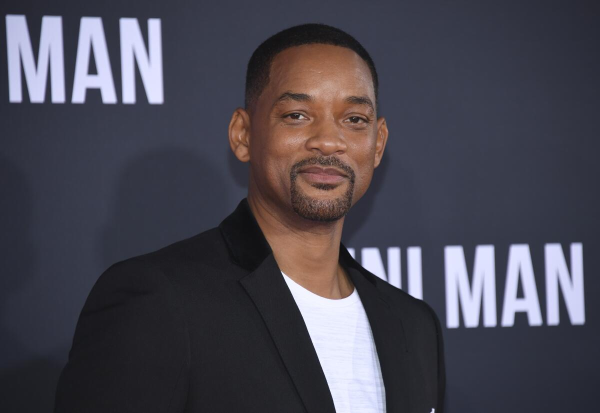
#> input picture Prediction/smith.jpg, 1200 x 826 px, found by its file name (shown at 1/2 size); the run also reads 1 picture not shown here
$ python filters.py
#> lines starting #> are read from the running program, lines starting #| are printed output that depends on the picture; after the words box and inside, x2 and y2 are one past the last pixel; in counts of white or black regions, pixels touching at a corner belong together
#> further down, face_image is the input picture: shape (826, 1200, 3); mean B, G, R 81.3, 70.6, 73.1
import cv2


def dimensionCheck(
    eye1_center, img, overlay, w, h, offsetX=1, offsetY=1, musX=1, musY=1, glasses=True
):
    if w > 0 and h > 0:
        # resize the overaly
        overlay_resized = cv2.resize(overlay, (w, h))
        # upper left position
        x = int((eye1_center[0] - w // offsetX) * musX)
        if type:
            y = int((eye1_center[1] - h // offsetY) * musY)
        else:
            y = int((eye1_center[1] + h // offsetY) * musY)
        # check to make sure the position stays within the image
        x = max(x, 0)
        y = max(y, 0)
        if x + w > img.shape[1]:
            w = img.shape[1] - x
            overlay_resized = cv2.resize(overlay, (w, h))
        if y + h > img.shape[0]:
            h = img.shape[0] - y
            overlay_resized = cv2.resize(overlay, (w, h))

        # separate bgr and alpha channels
        b, g, r, a = cv2.split(overlay_resized)
        # apply glasses on the image
        img = applyFilter(img, overlay_resized, a, w, h, x, y)
        return img


def applyFilter(img, overlay, a, w, h, x, y):
    alpha = a / 255.0
    alpha_inv = 1.0 - alpha

    # apply the overlay on the image
    for c in range(0, 3):
        img[y : y + h, x : x + w, c] = (
            alpha * overlay[:, :, c] + alpha_inv * img[y : y + h, x : x + w, c]
        )
    return img


def Filters(img):
    # haar cascades
    face_cascade = cv2.CascadeClassifier("E:\LAB\haarcascade_frontalface_default.xml")
    eye_cascade = cv2.CascadeClassifier("E:\LAB\haarcascade_eye.xml")

    # load glasses and mustache with alpha channel
    glasses = cv2.imread("E:\LAB\glasses.png", cv2.IMREAD_UNCHANGED)
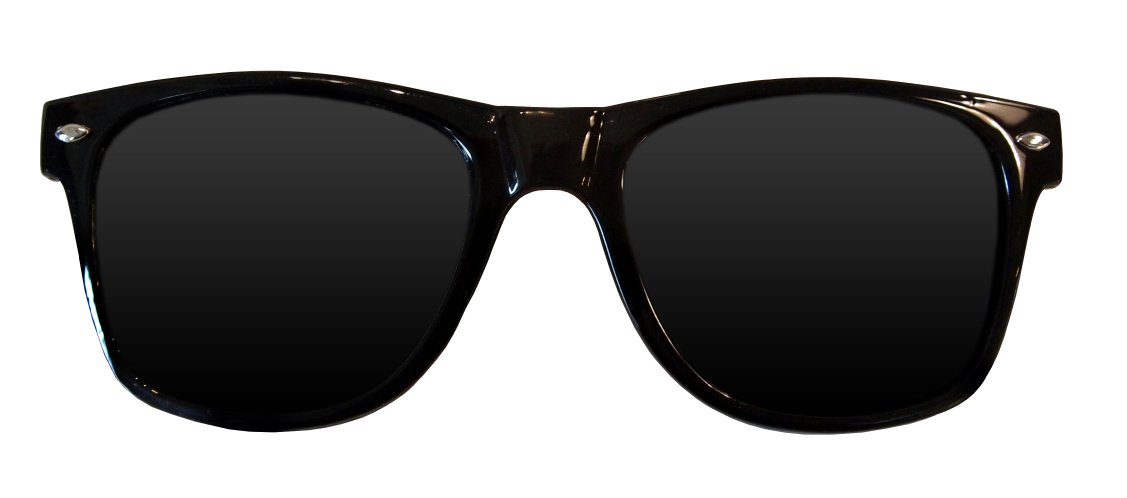
#> input picture Filters/glasses.png, 3381 x 1494 px, found by its file name (shown at 1/3 size)
#> glasses is the input picture: shape (1494, 3381, 4); mean B, G, R, A 141.9, 142.2, 142.4, 125.6
    mustache = cv2.imread("E:\LAB\mustache.png", cv2.IMREAD_UNCHANGED)

    gray_face = cv2.cvtColor(img, cv2.COLOR_BGR2GRAY)
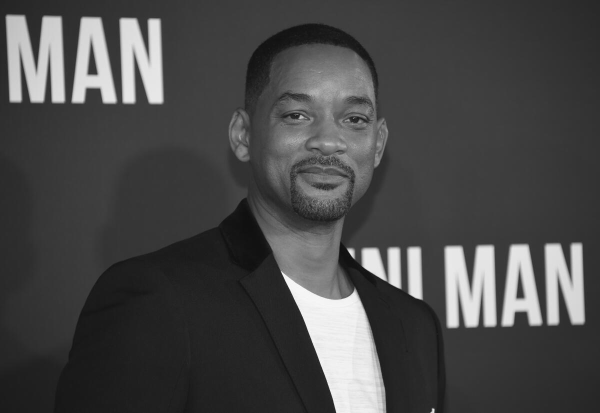
#> gray_face: shape (826, 1200) (shown at 1/2 size); min 6, max 254, mean 72.6
    # find faces in the image
    faces = face_cascade.detectMultiScale(
        gray_face, scaleFactor=1.1, minNeighbors=5, minSize=(30, 30)
    )
#> faces = [[500, 113, 305, 305]]

    for x, y, w, h in faces:

        # cut the area around the face
        roi_gray = gray_face[y : y + h, x : x + w]

        # find the eyes
        eyes = eye_cascade.detectMultiScale(roi_gray)

        if len(eyes) >= 2:
            # Order the eyes and save the positions
            eyes = sorted(eyes, key=lambda eye: eye[0])
            eye1 = eyes[0]
            eye2 = eyes[1]

            # center of the eyes
            eye1_center = (x + eye1[0] + eye1[2] // 2, y + eye1[1] + eye1[3] // 2)
            eye2_center = (x + eye2[0] + eye2[2] // 2, y + eye2[1] + eye2[3] // 2)

            # size of the glasses
            eye_distance = eye2_center[0] - eye1_center[0]
            glasses_width = int(
                eye_distance * 2 * 1.4
            )  # the size of the glasses is two times the distance between the eyes made bigger by 30%
            scale_factor = glasses_width / glasses.shape[1]
            glasses_height = int(glasses.shape[0] * scale_factor)

            # apply the glasses on the face
            img = dimensionCheck(
                eye1_center, img, glasses, glasses_width, glasses_height, 3.5, 2
            )

            # find size of the mustache using the distance between the eyes
            mustache_width = int(eye_distance * 1.5)
            mustache_height = int(
                mustache.shape[0] * (mustache_width / mustache.shape[1])
            )

            # apply the mustache on the face
            img = dimensionCheck(
                eye1_center,
                img,
                mustache,
                mustache_width,
                mustache_height,
                4,
                4,
                1.03,
                1.35,
                False,
            )
#> this loop made 1 pass
#> (eye1, eye2, eye2_center) on pass 1: ([54, 84, 72, 72], [176, 95, 63, 63], (707, 239))
#> pass 1, in Filters, `roi_gray = gray_face[y : y + h, x : x + w]`:
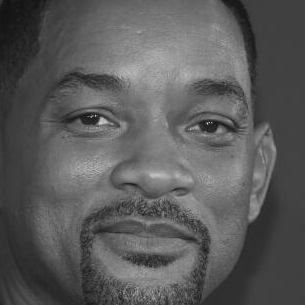
#> roi_gray: shape (305, 305); min 11, max 226, mean 90.3
#> pass 1, in dimensionCheck, `overlay_resized = cv2.resize(overlay, (w, h))`:
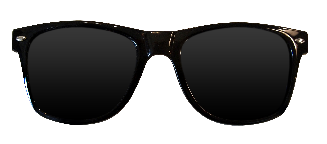
#> overlay_resized: shape (144, 327, 4); mean B, G, R, A 141.9, 142.2, 142.4, 125.6
#> after the loop:
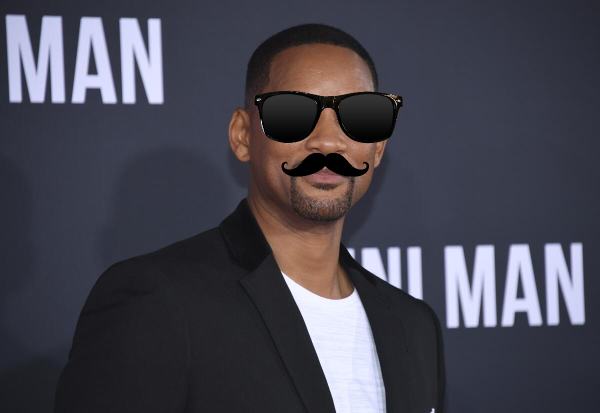
#> img: shape (826, 1200, 3) (shown at 1/2 size); 2.85% of pixels changed, all inside (x1, y1, x2, y2) = (509, 181, 805, 354)
#> after the loop, eye_distance = 117; glasses_height = 144; glasses_width = 327; mustache_height = 87; mustache_width = 175; scale_factor = 0.0967

    cv2.imshow("Result", img)
    cv2.waitKey(0)
    cv2.destroyAllWindows()


if __name__ == "__main__":
    face_image = cv2.imread(r"E:\LAB\smith.jpg")
    Filters(face_image)
